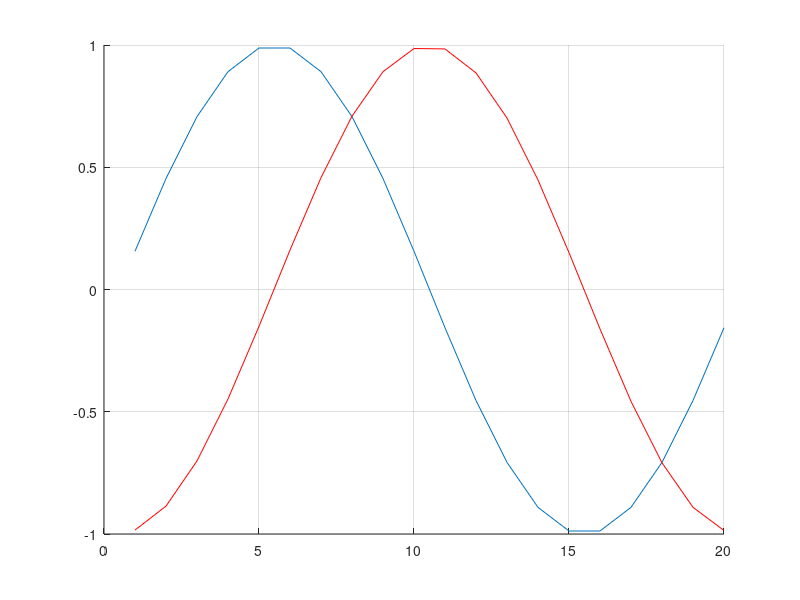

MATLAB code for this plot:

% Build the moment matrix
x = [-3:2]';
N = size(x,1) - 1;
P = 5;
for p=1:P
    M(:,p) = (x(2:N+1).^p - x(1:N).^p) / p;
end

s = pinv(M') * eye(N,1)

% check exact solutions
N = 20;
dx = 1/N;
xc = (.5:N-.5)'*dx;

% Check the implicit operator
k_z = 3;
nu = .1;
phi = cos(pi*k_z*xc);
Lz = spdiags(ones(N,1)*[1 -2 1],-1:1,N,N);
Lz(1,1) = -1;
Lz(N,N) = -1;
Lz = Lz / dx^2;
% amp = L*phi ./ phi;
% amp = amp(1);
gamma = nu * (2*cos(pi*k_z*dx) - 2)/dx^2
dt = 1.5/N;
H = speye(N,N) - dt * nu * Lz;
amp = (H \ phi) ./ phi;
amp = amp(1);
amp - (1 - dt*gamma)^(-1)

% Check the explicit operator
k_x = 1;
u_x = 1;
phi = sin(2*pi*k_x*xc);
% s = [0 0 1 0 0]';
sop = ([0 s'] - [s' 0]);
Lxy = spdiags(ones(N,1)*sop,-3:2,N,N);
Lxy(1,N-2:N) = sop(1:3);
Lxy(2,N-1:N) = sop(1:2);
Lxy(3,N:N) = sop(1:1);
Lxy(N-1,1:1) = sop(6:6);
Lxy(N,1:2) = sop(5:6);
% sop = ([-1 1]);
% Lxy = spdiags(ones(N,1)*sop,-1:0,N,N);
% Lxy(1,N) = sop(1);

% Forward Euler
cfl = dt * u_x/dx;
% H = speye(N,N) - cfl * Lxy
% Third-order Taylor
% H = speye(N,N) - cfl * Lxy + (1/2) * (cfl * Lxy)^2 - (1/6) * (cfl * Lxy)^3;
% Fourth-order Taylor
H = speye(N,N) - cfl * Lxy + (1/2) * (cfl * Lxy)^2 ...
    - (1/6) * (cfl * Lxy)^3 + (1/24) * (cfl * Lxy)^4;

Lphi = zeros(size(phi));
for is=1:6
    shift = is - 4;
    x = xc + shift*dx;
    Lphi = Lphi + sop(is)*sin(2*pi*k_x*x);
end

norm(Lxy*phi - Lphi)

clf
hold
plot(phi)
plot(H^30*phi,'red')
grid on

